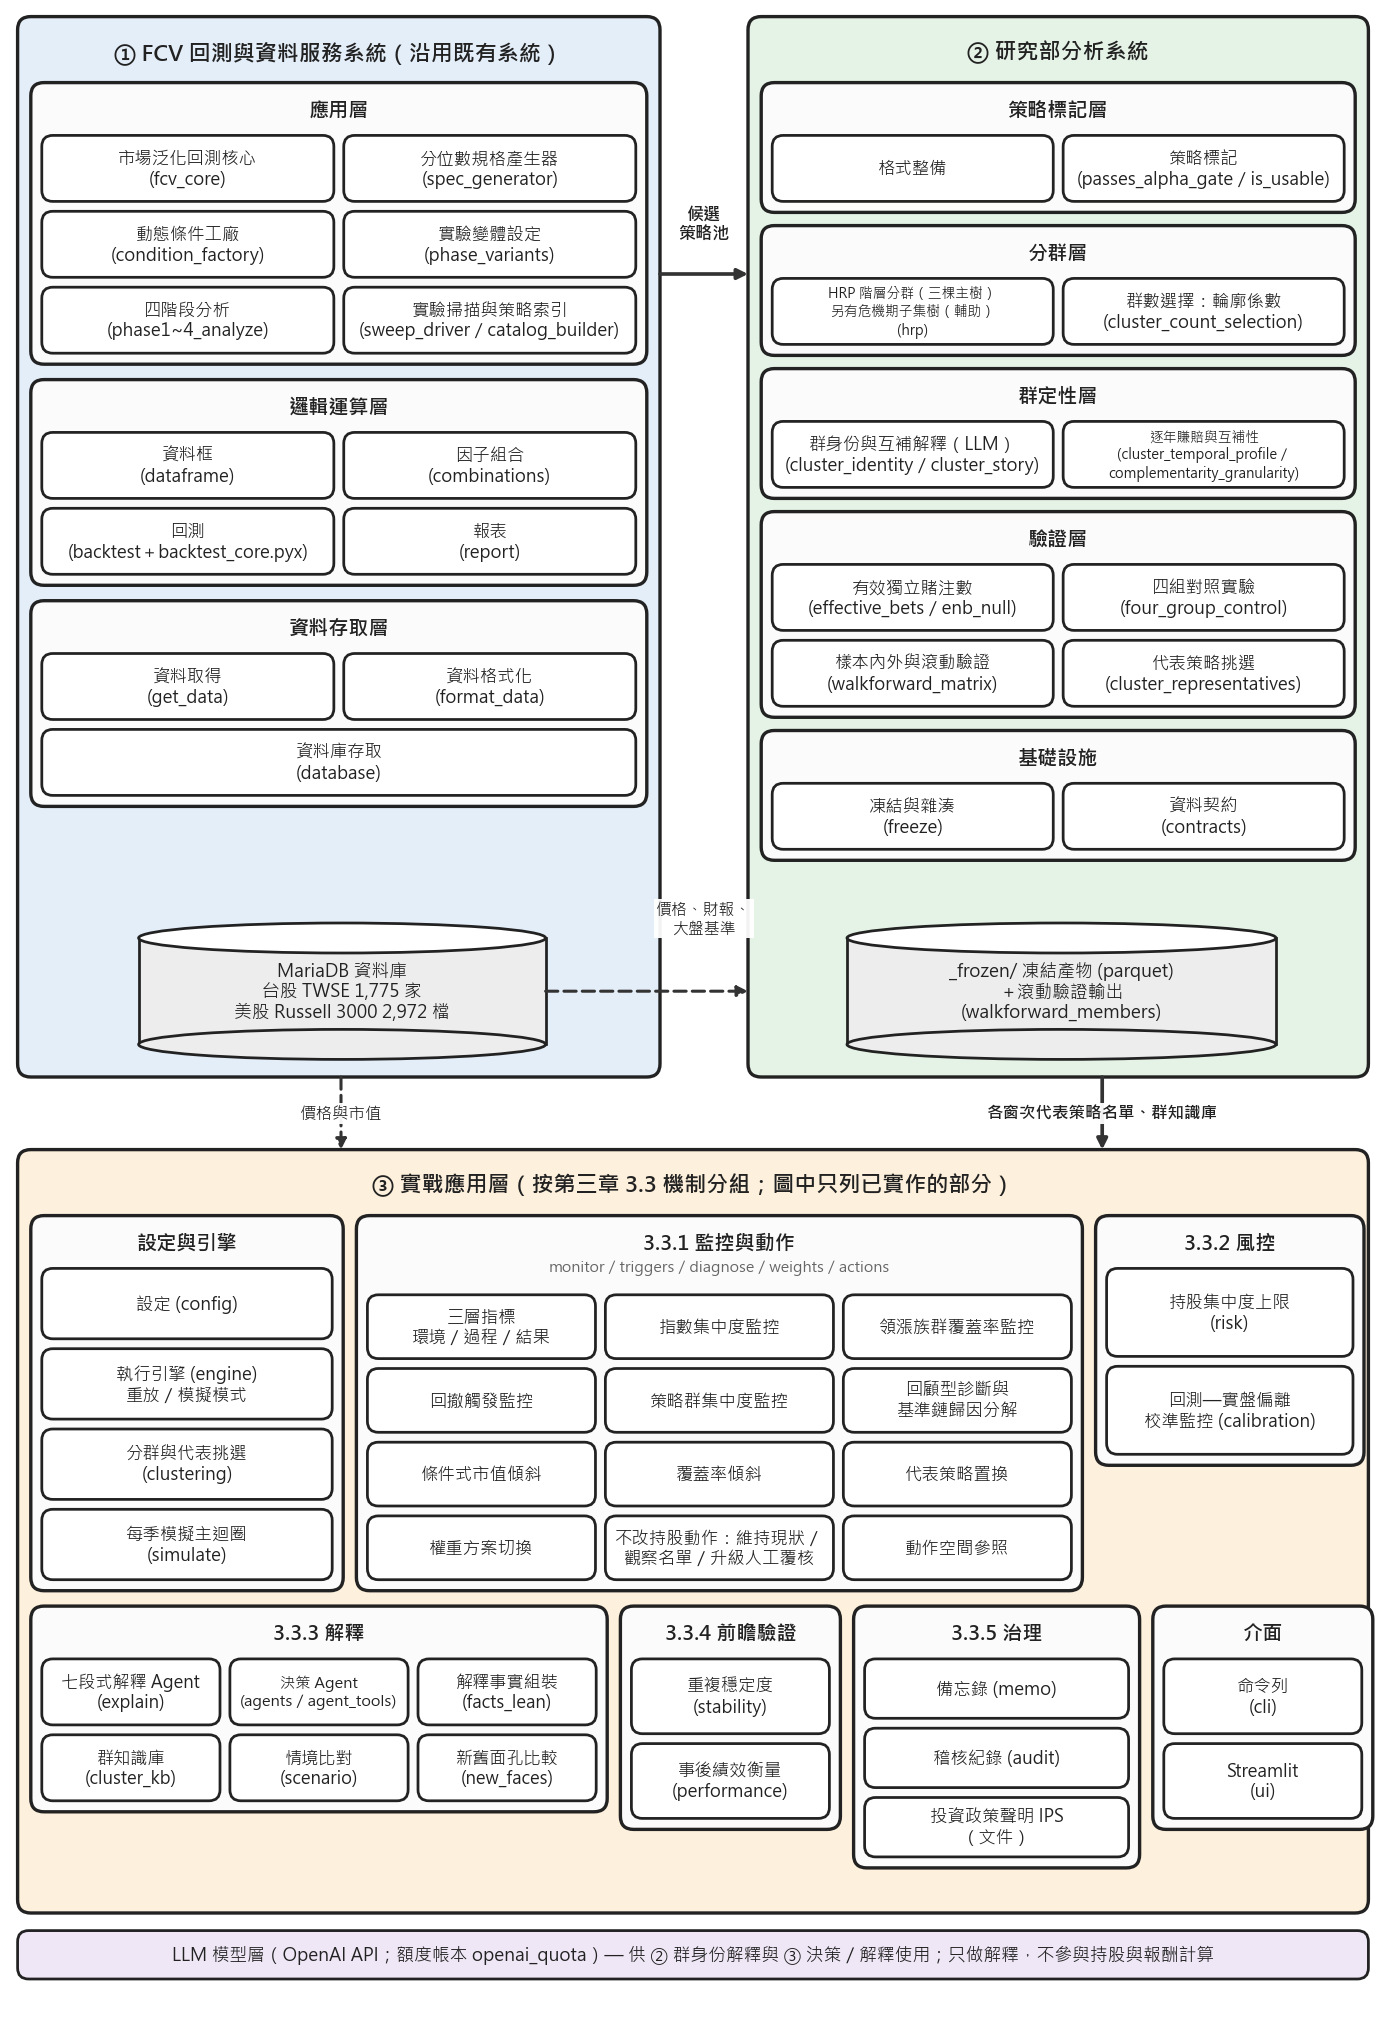

This chart was generated by the following Python code:
# -*- coding: utf-8 -*-
"""圖一：系統架構圖（比照郭鎧菘論文圖 2 的元件分層風格）。

三個子系統：① FCV 回測與資料服務（沿用既有系統）、② 研究部分析系統、③ 實戰應用層，
底部是共用的 LLM 模型層。所有模組名稱皆已對照真實檔案（2026-10-19 核對）。
②中帶 stage 編號的檔名刻意不顯示（避免 stage0/1/3/4 斷號），只留中文名稱。
"""
import math

from _figlib import C, Canvas


def layer(c, x, ytop, w, title, items, ncols=2, bh=0.30, fc="#FFFFFF", fs=5.7, tfs=6.6,
          gap=0.045, margin=0.05, th=0.19, caption=None, frame_fc="#FBFBFB"):
    """一個『層』：外框＋標題＋模組格。回傳框底部 y。"""
    rows = math.ceil(len(items) / ncols)
    cap_h = 0.12 if caption else 0.0
    h = th + cap_h + margin + rows * bh + (rows - 1) * gap + margin
    y = ytop - h
    c.group(x, y, w, h, title, fc=frame_fc, fs=tfs, title_h=th, bold=True)
    if caption:
        c.ax.text(x + w / 2, ytop - th - 0.045, caption, fontsize=4.9, ha="center", va="center",
                  color=C["mute"], zorder=6)
    bw = (w - 2 * margin - (ncols - 1) * gap) / ncols
    for i, it in enumerate(items):
        txt, st = (it if isinstance(it, str) else it[0]), "solid"   # 只畫已實作者，不分驗證狀態
        r, col = divmod(i, ncols)
        by = ytop - th - cap_h - margin - (r + 1) * bh - r * gap
        bx = x + margin + col * (bw + gap)
        span = (i == len(items) - 1 and len(items) % ncols == 1 and ncols > 1)
        c.box(bx, by, (w - 2 * margin) if span else bw, bh, txt, fs=fs, style=st, fc=fc, minfs=4.6)
    return y


def make():
    W, H = 6.3, 9.2
    c = Canvas(W, H)

    # ================= ① FCV =================
    x1, w1 = 0.08, 2.92
    top = H - 0.08
    c.group(x1, 4.30, w1, top - 4.30, "① FCV 回測與資料服務系統（沿用既有系統）", fc=C["fcv"],
            fs=7.2, title_h=0.26)
    y = top - 0.30
    y = layer(c, x1 + 0.06, y, w1 - 0.12, "應用層", [
        "市場泛化回測核心\n(fcv_core)", "分位數規格產生器\n(spec_generator)",
        "動態條件工廠\n(condition_factory)", "實驗變體設定\n(phase_variants)",
        "四階段分析\n(phase1~4_analyze)", "實驗掃描與策略索引\n(sweep_driver／catalog_builder)"])
    y = layer(c, x1 + 0.06, y - 0.07, w1 - 0.12, "邏輯運算層", [
        "資料框\n(dataframe)", "因子組合\n(combinations)",
        "回測\n(backtest＋backtest_core.pyx)", "報表\n(report)"])
    y = layer(c, x1 + 0.06, y - 0.07, w1 - 0.12, "資料存取層", [
        "資料取得\n(get_data)", "資料格式化\n(format_data)", "資料庫存取\n(database)"])
    # 資料庫
    db_y = 4.38
    c.cylinder(x1 + 0.55, db_y, 1.85, 0.62, "MariaDB 資料庫\n台股 TWSE 1,775 家\n美股 Russell 3000 2,972 檔",
               fs=5.8)

    # ================= ② 研究部 =================
    x2, w2 = 3.40, 2.82
    c.group(x2, 4.30, w2, top - 4.30, "② 研究部分析系統", fc=C["res"], fs=7.2, title_h=0.26)
    y = top - 0.30
    y = layer(c, x2 + 0.06, y, w2 - 0.12, "策略標記層", [
        "格式整備", "策略標記\n(passes_alpha_gate／is_usable)"])
    y = layer(c, x2 + 0.06, y - 0.06, w2 - 0.12, "分群層", [
        "HRP 階層分群（三棵主樹）\n另有危機期子集樹（輔助）\n(hrp)",
        "群數選擇：輪廓係數\n(cluster_count_selection)"])
    y = layer(c, x2 + 0.06, y - 0.06, w2 - 0.12, "群定性層", [
        "群身份與互補解釋（LLM）\n(cluster_identity／cluster_story)",
        "逐年賺賠與互補性\n(cluster_temporal_profile／\ncomplementarity_granularity)"])
    y = layer(c, x2 + 0.06, y - 0.06, w2 - 0.12, "驗證層", [
        "有效獨立賭注數\n(effective_bets／enb_null)", "四組對照實驗\n(four_group_control)",
        "樣本內外與滾動驗證\n(walkforward_matrix)",
        "代表策略挑選\n(cluster_representatives)"])
    y = layer(c, x2 + 0.06, y - 0.06, w2 - 0.12, "基礎設施", [
        ("凍結與雜湊\n(freeze)", "infra"), ("資料契約\n(contracts)", "infra")])
    c.cylinder(x2 + 0.45, 4.38, 1.95, 0.62, "_frozen/ 凍結產物 (parquet)\n＋滾動驗證輸出\n(walkforward_members)", fs=5.8)

    # 子系統間箭頭（① → ②）
    gx1, gx2 = x1 + w1, x2
    c.arrow(gx1, 7.95, gx2, 7.95, lw=1.2)
    c.label((gx1 + gx2) / 2, 8.18, "候選\n策略池", fs=5.6, bold=True)
    c.arrow(x1 + 0.55 + 1.85, 4.69, gx2, 4.69, lw=1.0, ls=(0, (4, 2)))
    c.label((gx1 + gx2) / 2, 5.02, "價格、財報、\n大盤基準", fs=5.2)

    # ================= ③ 實戰應用層 =================
    x3, w3 = 0.08, 6.14
    y3_top = 3.97
    y3_bot = 0.50
    c.group(x3, y3_bot, w3, y3_top - y3_bot, "③ 實戰應用層（按第三章 3.3 機制分組；圖中只列已實作的部分）", fc=C["app"],
            fs=7.2, title_h=0.26)

    r1_top = y3_top - 0.30
    # 第一列：設定與引擎 | 3.3.1 | 3.3.2
    ya = layer(c, x3 + 0.06, r1_top, 1.42, "設定與引擎", [
        ("設定 (config)", "infra"), ("執行引擎 (engine)\n重放／模擬模式", "infra"),
        ("分群與代表挑選\n(clustering)", "infra"), ("每季模擬主迴圈\n(simulate)", "infra")],
        ncols=1, bh=0.32, caption="")
    yb = layer(c, x3 + 1.54, r1_top, 3.30, "3.3.1 監控與動作", [
        ("三層指標\n環境／過程／結果", "infra"), "指數集中度監控",
        ("領漲族群覆蓋率監控", "dashed"),
        ("回撤觸發監控", "dashed"), ("策略群集中度監控", "dashed"), ("回顧型診斷與\n基準鏈歸因分解", "dashed"),
        "條件式市值傾斜", ("覆蓋率傾斜", "dashed"), ("代表策略置換", "dashed"),
        ("權重方案切換", "dashed"), ("不改持股動作：維持現狀／\n觀察名單／升級人工覆核", "dashed"),
        ("動作空間參照", "infra")], ncols=3, bh=0.29,
        caption="monitor／triggers／diagnose／weights／actions")
    yc = layer(c, x3 + 4.90, r1_top, 1.22, "3.3.2 風控", [
        ("持股集中度上限\n(risk)", "dashed"), ("回測—實盤偏離\n校準監控 (calibration)", "dashed")],
        ncols=1, bh=0.40)
    row1_bottom = min(ya, yb, yc)

    # 第二列：3.3.3 | 3.3.4 | 3.3.5 | 介面
    r2_top = row1_bottom - 0.07
    yd = layer(c, x3 + 0.06, r2_top, 2.62, "3.3.3 解釋", [
        "七段式解釋 Agent\n(explain)", "決策 Agent\n(agents／agent_tools)",
        ("解釋事實組裝\n(facts_lean)", "infra"), ("群知識庫\n(cluster_kb)", "infra"),
        ("情境比對\n(scenario)", "infra"), ("新舊面孔比較\n(new_faces)", "infra")],
        ncols=3, bh=0.30, fs=5.6)
    ye = layer(c, x3 + 2.74, r2_top, 1.0, "3.3.4 前瞻驗證", [
        "重複穩定度\n(stability)", "事後績效衡量\n(performance)"], ncols=1, bh=0.34)
    yf = layer(c, x3 + 3.80, r2_top, 1.30, "3.3.5 治理", [
        ("備忘錄 (memo)", "dashed"), ("稽核紀錄 (audit)", "dashed"),
        ("投資政策聲明 IPS\n（文件）", "dashed")], ncols=1, bh=0.27)
    yg = layer(c, x3 + 5.16, r2_top, 1.0, "介面", [
        ("命令列\n(cli)", "infra"), ("Streamlit\n(ui)", "infra")], ncols=1, bh=0.34)
    row2_bottom = min(yd, ye, yf, yg)

    # ================= LLM 模型層 =================
    c.box(0.08, 0.20, W - 0.16, 0.22,
          "LLM 模型層（OpenAI API；額度帳本 openai_quota）— 供 ② 群身份解釋與 ③ 決策／解釋使用；只做解釋，不參與持股與報酬計算",
          fs=5.8, fc=C["llm"], minfs=4.6)

    # ===== 子系統間縱向箭頭 =====
    # ② → ③
    c.arrow(x2 + w2 / 2 + 0.2, 4.30, x2 + w2 / 2 + 0.2, y3_top, lw=1.2)
    c.label(x2 + w2 / 2 + 0.2, 4.135, "各窗次代表策略名單、群知識庫", fs=5.4, bold=True)
    # ① DB → ③
    c.arrow(x1 + 1.47, 4.30, x1 + 1.47, y3_top, lw=1.0, ls=(0, (4, 2)))
    c.label(x1 + 1.47, 4.135, "價格與市值", fs=5.4)

    # 底部下箭頭：LLM → ③ 解釋（短箭頭）
    return c, row2_bottom


if __name__ == "__main__":
    c, rb = make()
    print("③ 第二列底部 y =", round(rb, 2), "（框底 0.52）")
    print(c.save("fig_architecture"))
